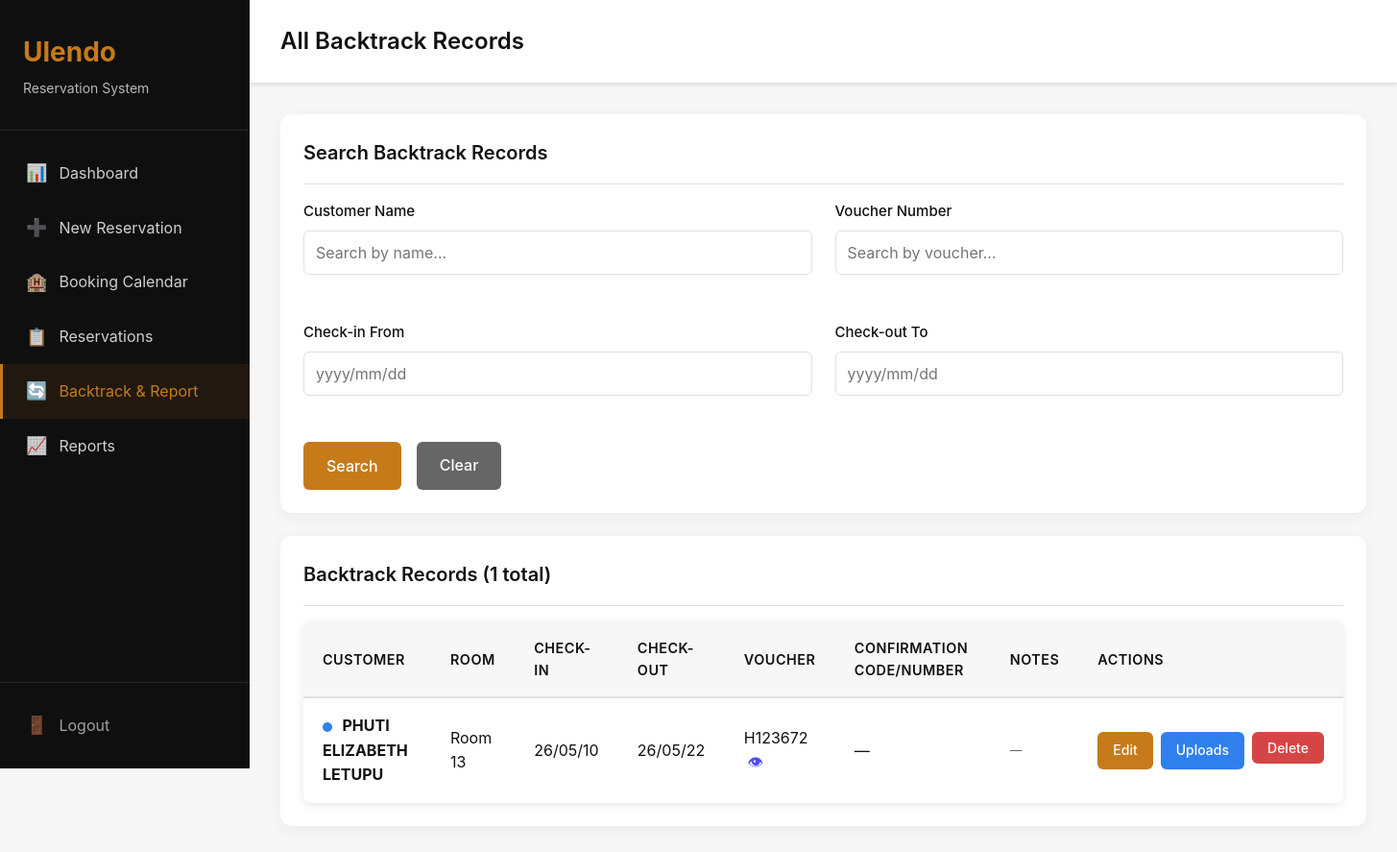
Screenshot of /backtrack/list/ (signed in) with the database file from the repository.
### backtrack/models.py (models this page shows, shortened)
class BacktrackReservation(models.Model):
    STATUS_CHOICES = [
        ('confirmed', 'Confirmed'),
        ('cancelled', 'Cancelled'),
    ]
    customer_name = models.CharField(max_length=200)
    voucher_number = models.CharField(max_length=100, blank=True, null=True)
    confirmation_code = models.CharField(max_length=100, blank=True, null=True)
    room_number = models.CharField(max_length=10)
    check_in_date = models.DateField()
    check_out_date = models.DateField()
    status = models.CharField(max_length=20, choices=STATUS_CHOICES, default='confirmed')
    notes = models.TextField(blank=True, null=True)
    created_at = models.DateTimeField(auto_now_add=True)
    updated_at = models.DateTimeField(auto_now=True)
    class Meta:
        ordering = ['-check_in_date']
        verbose_name = 'Backtrack Reservation'
        verbose_name_plural = 'Backtrack Reservations'

### backtrack/views.py (the view, shortened to what this page needs)
# urls.py: path('list/', views.backtrack_list, name='backtrack_list'),
@login_required
def backtrack_list(request):
    reservations = BacktrackReservation.objects.prefetch_related('vouchers').order_by('-check_in_date')
    search_name = request.GET.get('name', '')
    search_voucher = request.GET.get('voucher', '')
    start_date = request.GET.get('start_date', '')
    end_date = request.GET.get('end_date', '')
    if search_name:
        reservations = reservations.filter(customer_name__icontains=search_name)
    if search_voucher:
        reservations = reservations.filter(voucher_number__icontains=search_voucher)
    paginator = Paginator(reservations, 20)
    page_number = request.GET.get('page')
    page_obj = paginator.get_page(page_number)
    context = {
        'page_obj': page_obj,
        'search_name': search_name,
        'search_voucher': search_voucher,
        'start_date': start_date,
        'end_date': end_date,
    }
    return render(request, 'backtrack/backtrack_list.html', context)

### backtrack/templates/backtrack/backtrack_list.html (shortened to what this page needs)
{% extends 'base.html' %}
{% block page_title %}All Backtrack Records{% endblock %}
{% block content %}
<div class="card">
    <div class="card-header">
        <h3 class="card-title">Search Backtrack Records</h3>
    </div>
    <div class="card-body">
        <form method="get" class="grid grid-2">
            <div class="form-group">
                <label class="form-label">Customer Name</label>
                <input type="text" name="name" value="{{ search_name }}" class="form-control" placeholder="Search by name...">
            </div>
            <div class="form-group">
                <label class="form-label">Voucher Number</label>
                <input type="text" name="voucher" value="{{ search_voucher }}" class="form-control" placeholder="Search by voucher...">
            </div>
            <div class="form-group">
                <label class="form-label">Check-in From</label>
                <input type="text" name="start_date" value="{{ start_date }}" class="form-control date-picker" placeholder="yyyy/mm/dd">
            </div>
            <div class="form-group">
                <label class="form-label">Check-out To</label>
                <input type="text" name="end_date" value="{{ end_date }}" class="form-control date-picker" placeholder="yyyy/mm/dd">
            </div>
            <div class="d-flex gap-2">
                <button type="submit" class="btn btn-primary">Search</button>
                <a href="{% url 'backtrack:backtrack_list' %}" class="btn btn-secondary">Clear</a>
            </div>
        </form>
    </div>
</div>
<div class="card">
    <div class="card-header">
        <h3 class="card-title">Backtrack Records ({{ page_obj.paginator.count }} total)</h3>
    </div>
    <div class="card-body">
        <div class="table-container">
            <table>
                <thead>
                    <tr>
                        <th>Customer</th>
                        <th>Room</th>
                        <th>Check-in</th>
                        <th>Check-out</th>
                        <th>Voucher</th>
                        <th>Confirmation Code/Number</th>
                        <th>Notes</th>
                        <th>Actions</th>
                    </tr>
                </thead>
                <tbody>
                    {% now "Ymd" as today %}
                    {% for res in page_obj %}
                    <tr>
                        <td>
                            {% if res.status == 'cancelled' %}
                            <span class="status-dot status-dot-cancelled"></span>
                            {% elif res.check_out_date|date:"Ymd" < today %}
                            <span class="status-dot status-dot-checkout"></span>
                            {% else %}
                            <span class="status-dot status-dot-booked"></span>
                            {% endif %}
                            <strong>{{ res.customer_name }}</strong>
                        </td>
                        <td>Room {{ res.room_number }}</td>
                        <td>{{ res.check_in_date|date:"y/m/d" }}</td>
                        <td>{{ res.check_out_date|date:"y/m/d" }}</td>
                        <td>
                            {{ res.voucher_number|default:"—" }}
                            {% with voucher=res.vouchers.first %}
                                {% if voucher and voucher.voucher_file %}
                                <a href="{{ voucher.voucher_file.url }}" target="_blank" title="View Voucher" class="voucher-eye-link">👁</a>
                                {% endif %}
                            {% endwith %}
                        </td>
                        <td>{{ res.confirmation_code|default:"—" }}</td>
                        <td style="max-width:200px;font-size:0.8rem;color:var(--text-secondary);white-space:normal;word-break:break-word;">{{ res.notes|default:"—"|truncatewords:15 }}</td>
                        <td>
                            <div class="d-flex gap-1">
                                <a href="{% url 'backtrack:edit_reservation' res.pk %}" class="btn btn-sm btn-primary">Edit</a>
                                <a href="{% url 'backtrack:backtrack_uploads' res.pk %}" class="btn btn-sm btn-info">Uploads</a>
                                <form method="post" action="{% url 'backtrack:delete_reservation' res.pk %}" style="display:inline;" onsubmit="return confirm('Delete this backtrack record?');">
                                    <button type="submit" class="btn btn-sm btn-danger">Delete</button>
                                </form>
                            </div>
                        </td>
                    </tr>
                    {% empty %}
                    <tr>
                        <td colspan="8" style="text-align: center; padding: 2rem; color: var(--text-secondary);">
                            No backtrack records found.
                        </td>
                    </tr>
                    {% endfor %}
                </tbody>
            </table>
        </div>
    </div>
</div>
{% endblock %}

### core/static/core/css/style.css (style rules this page uses)
:root { --primary: #C77A1A; --secondary: #0F0F0F; --background: #F7F7F7; --text-primary: #111111; --text-secondary: #666666; --success: #1E9E5A; --warning: #F4A261; --error: #D64545; --info: #2F80ED; --white: #FFFFFF; --border: #E0E0E0; --shadow: rgba(0, 0, 0, 0.1); }
* { margin: 0; padding: 0; box-sizing: border-box; }
body { font-family: -apple-system, BlinkMacSystemFont, 'Segoe UI', Roboto, Oxygen, Ubuntu, Cantarell, sans-serif; background: var(--background); color: var(--text-primary); line-height: 1.6; }
.card { background: var(--white); border-radius: 12px; padding: 1.5rem; box-shadow: 0 4px 16px rgba(0, 0, 0, 0.06); margin-bottom: 1.5rem; }
.card-header { display: flex; justify-content: space-between; align-items: center; margin-bottom: 1rem; padding-bottom: 1rem; border-bottom: 1px solid var(--border); }
.card-title { font-size: 1.25rem; font-weight: 600; color: var(--text-primary); }
.card-body { padding: 0; }
.form-group { margin-bottom: 1.5rem; }
.form-label { display: block; margin-bottom: 0.5rem; font-weight: 500; color: var(--text-primary); font-size: 0.9375rem; }
.form-control { width: 100%; padding: 0.75rem; border: 1px solid var(--border); border-radius: 6px; font-size: 1rem; font-family: inherit; transition: all 0.2s; }
.btn { display: inline-block; padding: 0.75rem 1.5rem; border: none; border-radius: 6px; font-size: 1rem; font-weight: 500; cursor: pointer; text-decoration: none; text-align: center; transition: all 0.2s; font-family: inherit; }
.btn-primary { background: var(--primary); color: var(--white); }
.btn-info { background: var(--info); color: #fff; border: none; }
.btn-secondary { background: var(--text-secondary); color: var(--white); }
.btn-danger { background: var(--error); color: var(--white); }
.btn-sm { padding: 0.5rem 1rem; font-size: 0.875rem; }
.table-container { overflow-x: auto; background: var(--white); border-radius: 8px; box-shadow: 0 2px 8px var(--shadow); }
table { width: 100%; border-collapse: collapse; }
thead { background: var(--background); }
th { padding: 1rem 1.25rem; text-align: left; font-weight: 600; color: var(--text-primary); font-size: 0.9rem; text-transform: uppercase; letter-spacing: 0.5px; border-bottom: 2px solid var(--border); }
td { padding: 1rem 1.25rem; border-bottom: 1px solid var(--border); color: var(--text-primary); }
td:last-child { white-space: nowrap; }
tbody tr:last-child td { border-bottom: none; }
.status-dot { display: inline-block; width: 10px; height: 10px; border-radius: 50%; margin-right: 6px; vertical-align: middle; flex-shrink: 0; }
.status-dot-checkout { background: var(--info); }
.grid { display: grid; gap: 1.5rem; }
.grid-2 { grid-template-columns: repeat(2, 1fr); }
.d-flex { display: flex; }
.gap-1 { gap: 0.5rem; }
.gap-2 { gap: 1rem; }
.voucher-eye-link { text-decoration: none; margin-left: 4px; font-size: 1rem; opacity: 0.7; transition: opacity 0.15s; cursor: pointer; }

### rows the page displays
BacktrackReservation: customer_name "PHUTI ELIZABETH LETUPU", room_number "13", check_in_date "26/05/10", check_out_date "26/05/22", voucher_number "H123672", confirmation_code "—", notes "—"

### other values shown
{{ page_obj.paginator.count }} "1"
